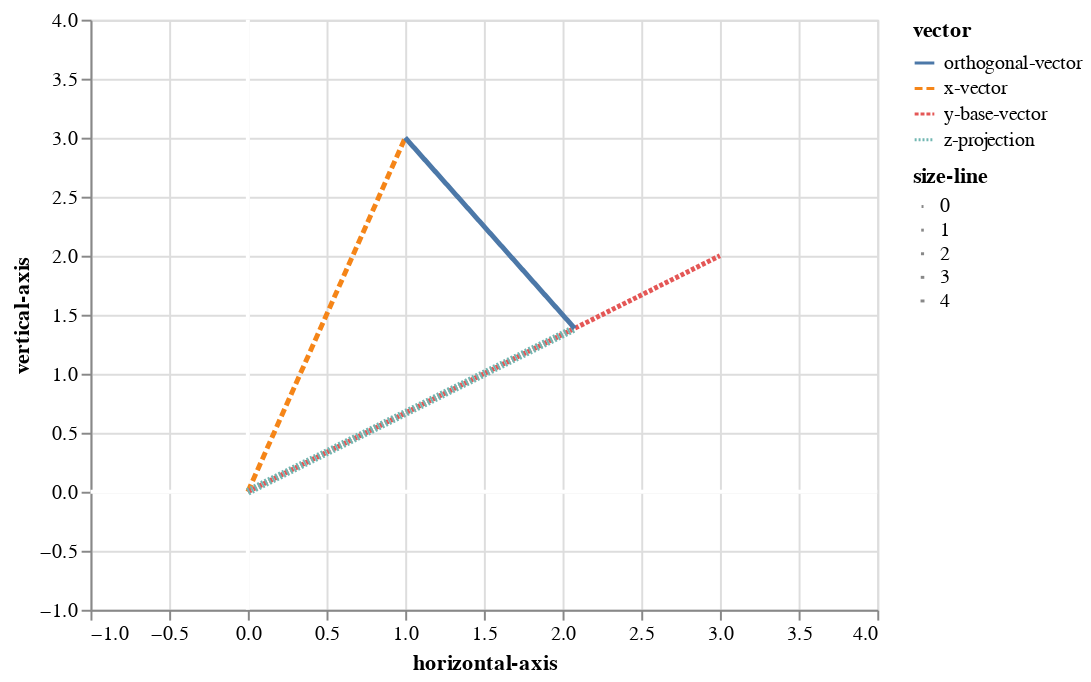

Write notebook code for a chart like this one.
### Code cell
chart = alt.Chart(df).mark_line().encode(
    x=alt.X('dim-1', axis=alt.Axis(title='horizontal-axis')),
    y=alt.Y('dim-2', axis=alt.Axis(title='vertical-axis')),
    color='vector', 
    strokeDash='vector',
    size = 'size-line')

base_coor(-1.0, 4.0) + chart

### Figure 1 — Vega-Lite specification as saved in the notebook (floating-point values rounded to 4 significant figures)
{"config": {"view": {"continuousWidth": 400, "continuousHeight": 300}}, "layer": [{"mark": {"type": "line", "color": "white"}, "encoding": {"x": {"type": "quantitative", "field": "horizontal"}, "y": {"type": "quantitative", "field": "vertical"}}}, {"mark": {"type": "line", "color": "white"}, "encoding": {"x": {"type": "quantitative", "field": "vertical"}, "y": {"type": "quantitative", "field": "horizontal"}}}, {"data": {"name": "data-fae3a4238031b3bda30da25b0bfbb236"}, "mark": "line", "encoding": {"color": {"type": "nominal", "field": "vector"}, "size": {"type": "quantitative", "field": "size-line"}, "strokeDash": {"type": "nominal", "field": "vector"}, "x": {"type": "quantitative", "axis": {"title": "horizontal-axis"}, "field": "dim-1"}, "y": {"type": "quantitative", "axis": {"title": "vertical-axis"}, "field": "dim-2"}}}], "data": {"name": "data-e28b18115621143603ed81a2a2f08951"}, "$schema": "https://vega.github.io/schema/vega-lite/v4.8.1.json", "datasets": {"data-e28b18115621143603ed81a2a2f08951": [{"horizontal": -1.0, "vertical": 0.0}, {"horizontal": 4.0, "vertical": 0.0}], "data-fae3a4238031b3bda30da25b0bfbb236": [{"dim-1": 0.0, "dim-2": 0.0, "vector": "x-vector", "size-line": 2}, {"dim-1": 1.0, "dim-2": 3.0, "vector": "x-vector", "size-line": 2}, {"dim-1": 0.0, "dim-2": 0.0, "vector": "y-base-vector", "size-line": 2}, {"dim-1": 3.0, "dim-2": 2.0, "vector": "y-base-vector", "size-line": 2}, {"dim-1": 0.0, "dim-2": 0.0, "vector": "z-projection", "size-line": 4}, {"dim-1": 2.077, "dim-2": 1.385, "vector": "z-projection", "size-line": 4}, {"dim-1": 1.0, "dim-2": 3.0, "vector": "orthogonal-vector", "size-line": 2}, {"dim-1": 2.077, "dim-2": 1.385, "vector": "orthogonal-vector", "size-line": 2}]}}
